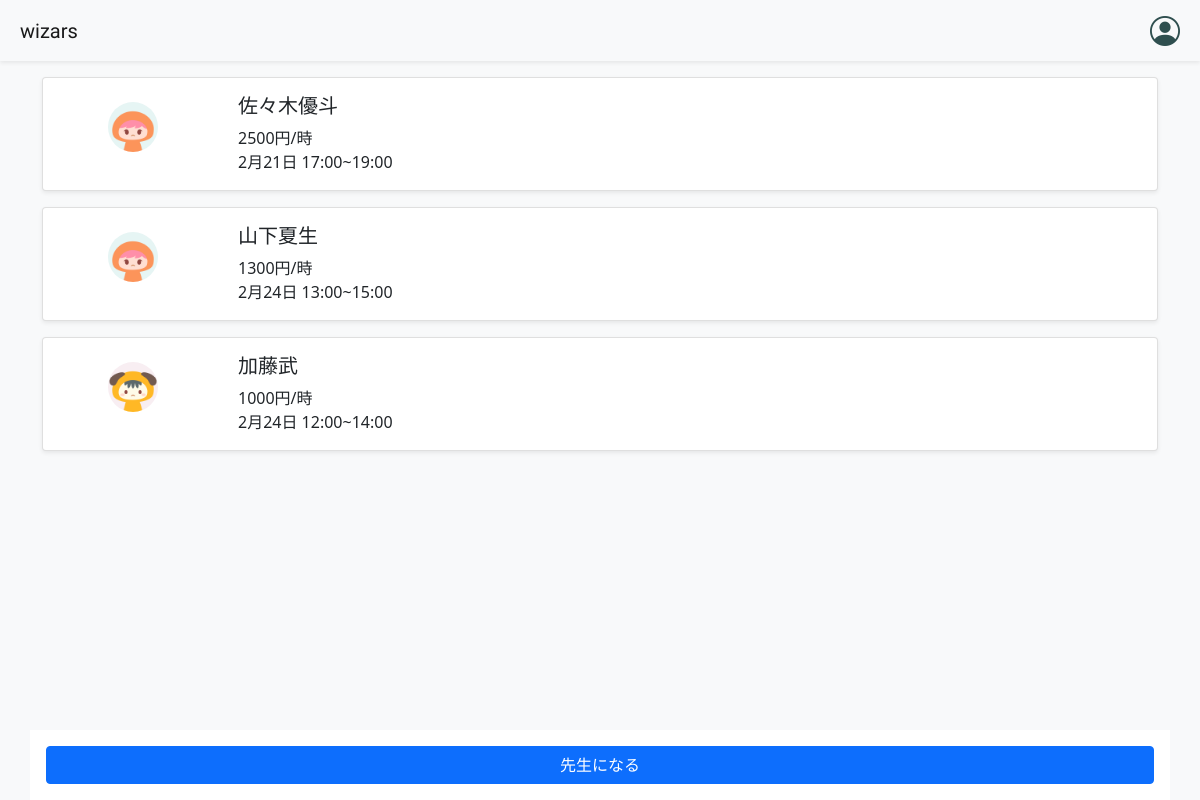
The page /teachers on the database its author committed.
### models/models.py (models this page shows, shortened)
class Teacher(Base):
    __tablename__ = 'teachers'
    id = Column(Integer, primary_key=True)
    name = Column(String)
    subject = Column(String)
    price = Column(String)
    time = Column(String)
    text = Column(Text)
    image = Column(Integer)
    date = Column(DateTime, default=datetime.now())

### app/app.py (the view)
@app.route("/")
@app.route("/index")
@app.route("/teachers")
def teachers():
    teachers = Teacher.query.all()
    return render_template("teachers.html", teachers=teachers)

### app/templates/teachers.html (shortened to what this page needs)
{% extends "main_layout.html" %}
{% block content%}
<div class="container mb-5">
    {% for teacher in teachers if teachers != [] %}
    <div class="card shadow-sm px-2 py-3 my-3">
        <div class="row">
            <div class="col-2 text-center">
                <img src="/static/images/{{teacher.image}}.png" class="rounded-circle mt-2" width="50" height="50" alt="...">
            </div>
            <div class="col-10">
                <div class="card-title">
                    <h5>{{teacher.name}}</h5>
                </div>
                <div class="card-text">
                    {{teacher.price}}
                    <br>{{teacher.time}}
                </div>
            </div>
        </div>
    </div>
    {% endfor %}
</div>
<footer class="fixed-bottom mt-5">
    <div class="container bg-white p-3">
        <div class="d-grid gap-2">
            <a href="/register" class="btn btn-primary" type="button">先生になる</a>
        </div>
    </div>
</footer>
{% endblock %}

### rows shown on the page
Teacher: name "佐々木優斗", price "2500円/時", time "2月21日 17:00~19:00"
Teacher: name "山下夏生", price "1300円/時", time "2月24日 13:00~15:00"
Teacher: shows a picture, name "加藤武", price "1000円/時", time "2月24日 12:00~14:00"
